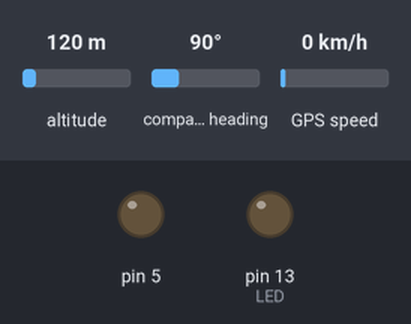
This sketch was run on a simulated Arduino Mega 2560, built with avr-gcc and run on an emulated ATmega2560. Parts: output pins drawn as LEDs (lit = HIGH). The inputs (shaded band) are chosen by the test bench; at power-on: altitude 120 m, compass heading 90°, GPS speed 0 km/h. EEPROM starts erased; the GPS gets a fix after 3 s at 37.7749, -122.4194 with 8 satellites; the modem accepts every AT command (registered, SIM ready, sends succeed) and sends nothing else; what the sketch prints to the serial monitor is not drawn.

Above: at 5.0 s.
Timing chart, 0 to 6.5 s (numbered marks = the images above):
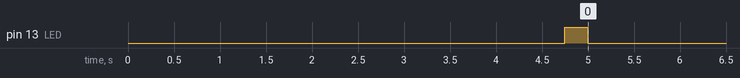

The sketch:

gsm_mayak_sms.ino
```cpp
#include <TinyGPS++.h>
#include <EEPROM.h>
#include <SoftwareSerial.h>


#define TELLNUMBER "70001112233"                       // номен телефона для команды
#define SMSNUMBER "AT+CMGS=\"+70001112233\""           // номер на который будем отправлять SMS

#define LED 13

boolean GSMSMSflag = 0;           // команда на отправку SMS

TinyGPSPlus gps;

SoftwareSerial gsm(15,13);         // программный UART для GSM модема
SoftwareSerial ss(3, 4);         // программный UART для GPS приемника
#define ss Serial1                // аппаратный UART в леонардо для GPS приемника


void setup()
{
  delay(1000);
  Serial.begin(9600);
  ss.begin(9600);                // скорость GPS
  gsm.begin(9600);               // скорость GSM M590

  delay(100);
  Serial.println("start");
  pinMode(LED, OUTPUT);
  pinMode(5, OUTPUT);
  digitalWrite(5, LOW);
pinMode(A0, INPUT_PULLUP);


  GSMSMSflag = EEPROM.read(0);    //  достаем флаг

Serial.println("modem");
            // нужно дождатся включения модема и соединения с сетью
  delay(2000);
//  while(gsm.find("STARTUP"));          /// ждем команды от модема
  gsm.println("ATE0");                   // выключаем эхо

  while(1){                              // ждем подключение модема к сети
        gsm.println("AT+COPS?");
        if (gsm.find("+COPS: 0")) break;
           digitalWrite(LED, LOW);               // блымаем светодиодом
           delay(50);
           digitalWrite(LED, HIGH);
           delay(500);
   }

     gsm.println("AT+CMGF=1");            //настройки для SMS
     delay(100);
     gsm.println("AT+CSCS=\"GSM\"");

Serial.println("Modem OK");
     digitalWrite(LED, LOW);               // блымаем светодиодом
     delay(1500);
     digitalWrite(LED, HIGH);
     delay(250);
     digitalWrite(LED, LOW);

}


void loop(){

  if (GSMSMSflag == 0){                     // если флаг ожидания команды от модема
  // ищим RING
    if(gsm.find("RING")){                    // если нашли RING
      gsm.println("AT+CLIP=1");              // включаем АОН,

      while(1){                              // в цикле
       if (gsm.find(TELLNUMBER)){            // ищим номер телефона, если нашли
         GSMSMSflag = 1;                     // меняем режим
         EEPROM.write(0, GSMSMSflag);        // пишим его в еепром
         break;                              // и выходим
       }
       else{                                 // иначе
         gsm.println("AT+CPAS");             // спрашиваем состояние модема
         delay(100);
         if (gsm.find("+CPAS: 0")) break;    // и если он в "готовности", выходим из цикла
       }                                     // если звонок в процессе, возвращает +CPAS: 3
      }                                      // и крутимся дальше

        gsm.println("AT+CLIP=0");            // выключаем АОН,
        delay(500);
        gsm.println("ATH0");                 // сбрасываем вызов

         digitalWrite(LED, LOW);             // сигнализируем об этом
         delay(500);
         digitalWrite(LED, HIGH);
         delay(250);
         digitalWrite(LED, LOW);

    }
  }
    //////////// GPS

  if (GSMSMSflag == 1){                               //  если сменился режим
    do{
      do{                                             //  в цикле забераем данные от GPS
         while (ss.available() > 0) gps.encode(ss.read());
            displayInfo();    // !!! это тут только для проверки
      }while (!gps.location.isUpdated() && gps.location.age() > 1500);
    }while (!gps.location.isValid());                  //  циклЫ крутим пока не убедимся что получили свежие данные

Serial.println("SMS!");
      GSMsendSMS();                           // отправляем SMS
      GSMSMSflag = 0;                         // меняем режим
      EEPROM.write(0, GSMSMSflag);            // пишим его в еепром

  }
//


//if(!digitalRead(A0)) GSMSMSflag = 1;         // если нажали кнопку, для отладки

}
//////
      ///                                   // отправляет SMS
void GSMsendSMS(){
      delay(100);

      gsm.println(SMSNUMBER);               // отправляем команду на отправку смс
      delay(100);
      gsm.print(gps.location.lat(), 6);     // передаем координаты
      gsm.print(",");
      gsm.print(gps.location.lng(), 6);

      gsm.print(" S:");                     // передаем скорость движения
      gsm.print(gps.speed.kmph());

      gsm.print(" T:");                     // передаем время с GPS
      if (gps.time.hour() < 10) gsm.print("0");
      gsm.print(gps.time.hour());
      gsm.print(":");
      if (gps.time.minute() < 10) gsm.print(F("0"));
      gsm.print(gps.time.minute());

      gsm.print((char)26);                  // символ завершающий передачу
Serial.println("ok");

}


/// отправляет в сериал инфу с GPS приемника, оставлено для проверки и отладки
void displayInfo(){

  Serial.print(F("Location: "));
  if (gps.location.isValid())
  {
    Serial.print(gps.location.lat(), 6);
    Serial.print(F(","));
    Serial.print(gps.location.lng(), 6);
  }
  else
  {
    Serial.print(F("INVALID"));
  }

  Serial.print(F("  Date/Time: "));
  if (gps.date.isValid())
  {
    Serial.print(gps.date.month());
    Serial.print(F("/"));
    Serial.print(gps.date.day());
    Serial.print(F("/"));
    Serial.print(gps.date.year());
  }
  else
  {
    Serial.print(F("INVALID"));
  }

  Serial.print(F(" "));
  if (gps.time.isValid())
  {
    if (gps.time.hour() < 10) Serial.print(F("0"));
    Serial.print(gps.time.hour());
    Serial.print(F(":"));
    if (gps.time.minute() < 10) Serial.print(F("0"));
    Serial.print(gps.time.minute());
    Serial.print(F(":"));
    if (gps.time.second() < 10) Serial.print(F("0"));
    Serial.print(gps.time.second());
    Serial.print(F("."));
    if (gps.time.centisecond() < 10) Serial.print(F("0"));
    Serial.print(gps.time.centisecond());
  }
  else
  {
    Serial.print(F("INVALID"));
  }

  Serial.print(F(" "));
  if (gps.speed.isValid())  {
    Serial.print(gps.speed.kmph());
  }

  Serial.println();
}
```
